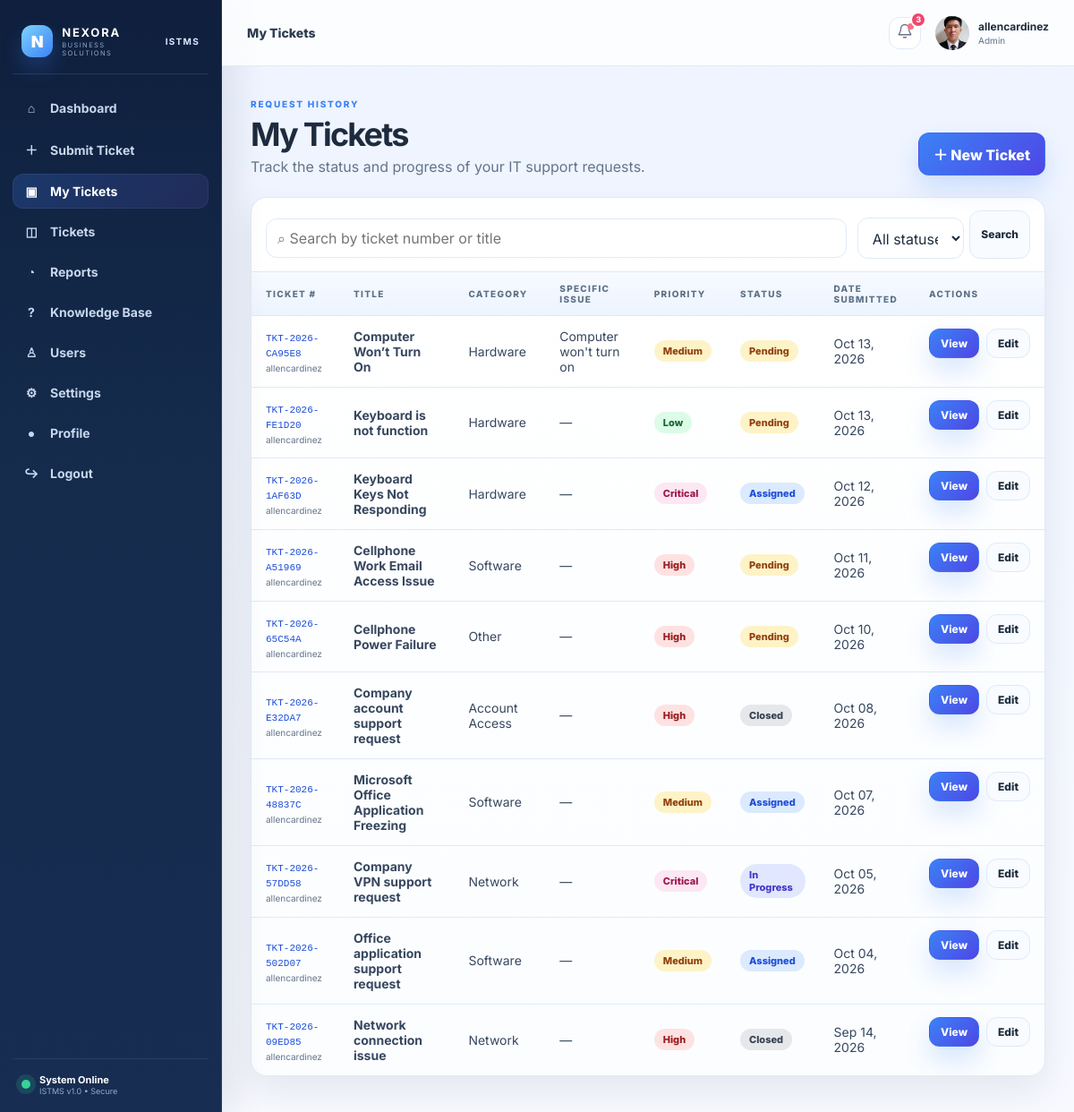
/my-tickets/ (signed in), run on the app's committed database.
### tickets/models.py (models this page shows, shortened)
class Profile(models.Model):
    DEPARTMENT_CHOICES = [
        ("Information Technology", "Information Technology"),
        ("IT Support Services", "IT Support Services"),
        ("Network and Infrastructure", "Network and Infrastructure"),
        ("Human Resources", "Human Resources"),
        ("Operations", "Operations"),
    ]
    ROLE_CHOICES = [
        ("user", "User"),
        ("admin", "Admin"),
    ]
    user = models.OneToOneField(User, on_delete=models.CASCADE)
    role = models.CharField(max_length=20, choices=ROLE_CHOICES, default="user")
    department = models.CharField(max_length=100, blank=True, choices=DEPARTMENT_CHOICES)
    user_identifier = models.CharField(max_length=50, blank=True, verbose_name="User ID")
    avatar_initials = models.CharField(max_length=5, blank=True)
    profile_picture = models.FileField(upload_to="profile_pictures/", blank=True)
    def get_role_display(self):
        return "Admin" if self.role in {"admin", "manager"} or self.user.is_superuser else "User"

class Ticket(models.Model):
    PRIORITIES = [
        ("low", "Low"),
        ("medium", "Medium"),
        ("high", "High"),
        ("critical", "Critical"),
    ]
    STATUSES = [
        ("pending", "Pending"),
        ("assigned", "Assigned"),
        ("in_progress", "In Progress"),
        ("resolved", "Resolved"),
        ("closed", "Closed"),
    ]
    ticket_number = models.CharField(max_length=30, unique=True, blank=True)
    title = models.CharField(max_length=200)
    description = models.TextField()
    category = models.ForeignKey(Category, on_delete=models.PROTECT)
    issue_type = models.CharField(max_length=120, blank=True)
    priority = models.CharField(max_length=20, choices=PRIORITIES, default="medium")
    status = models.CharField(max_length=20, choices=STATUSES, default="pending")
    submitted_by = models.ForeignKey(User, on_delete=models.CASCADE, related_name="submitted_tickets")
    assigned_to = models.ForeignKey(User, on_delete=models.SET_NULL, null=True, blank=True, related_name="assigned_tickets")
    device_system = models.CharField(max_length=120, blank=True)
    location = models.CharField(max_length=150, blank=True)
    attachment = models.FileField(upload_to="ticket_files/", blank=True, null=True)
    resolution = models.TextField(blank=True)
    created_at = models.DateTimeField(auto_now_add=True)
    updated_at = models.DateTimeField(auto_now=True)
    resolved_at = models.DateTimeField(null=True, blank=True)
    class Meta:
        ordering = ["-created_at"]

class Category(models.Model):
    name = models.CharField(max_length=80)
    description = models.CharField(max_length=200, blank=True)

### tickets/views.py (the view)
# urls.py: path("my-tickets/", views.my_tickets, name="my_tickets"),
@login_required
def my_tickets(request):
    tickets = Ticket.objects.filter(submitted_by=request.user).select_related("category", "submitted_by", "assigned_to")
    status_filter = request.GET.get("status", "all")
    valid_statuses = {value for value, _label in Ticket.STATUSES}
    if status_filter not in valid_statuses | {"all", "completed"}:
        status_filter = "all"
    search_query = request.GET.get("q", "").strip()
    if status_filter == "completed":
        tickets = tickets.filter(status__in=["resolved", "closed"])
    elif status_filter != "all":
        tickets = tickets.filter(status=status_filter)
    if search_query:
        tickets = tickets.filter(Q(ticket_number__icontains=search_query) | Q(title__icontains=search_query))
    return render(request, "tickets/my_tickets.html", {
        "tickets": tickets,
        "status_filter": status_filter,
        "search_query": search_query,
    })

### tickets/context_processors.py (called while the page is built)
def notification_context(request):
    if not request.user.is_authenticated:
        return {"notifications": [], "unread_notification_count": 0}
    user_notifications = request.user.notifications.select_related("ticket", "ticket__submitted_by")
    return {
        "notifications": user_notifications[:8],
        "unread_notification_count": user_notifications.filter(read_at__isnull=True).count(),
    }

### tickets/templates/tickets/my_tickets.html (shortened to what this page needs)
{% extends 'tickets/base.html' %}{% block title %}My Tickets{% endblock %}{% block page_label %}My Tickets{% endblock %}
{% block content %}
<div class="page-heading"><div><span class="eyebrow">REQUEST HISTORY</span><h1>My Tickets</h1><p>Track the status and progress of your IT support requests.</p></div><a class="btn primary" href="{% url 'submit_ticket' %}">＋ New Ticket</a></div>
<div class="table-card"><form class="table-toolbar" method="get" action="{% url 'my_tickets' %}"><input class="search-static" name="q" type="search" aria-label="Search by ticket number or title" placeholder="⌕ Search by ticket number or title" value="{{ search_query }}"><div class="toolbar-actions"><select class="form-control" name="status" aria-label="Filter tickets by status" onchange="this.form.requestSubmit()"><option value="all" {% if status_filter == 'all' %}selected{% endif %}>All statuses</option></select><button class="btn small ghost" type="submit">Search</button></div></form>
<table id="ticketTable"><thead><tr><th>Ticket #</th><th>Title</th><th>Category</th><th>Specific Issue</th><th>Priority</th><th>Status</th><th>Date Submitted</th><th>Actions</th></tr></thead><tbody>
{% for t in tickets %}<tr><td><a class="mono" href="{% url 'ticket_detail' t.pk %}">{{t.ticket_number}}</a><small class="ticket-requester">{{t.submitted_by.get_full_name|default:t.submitted_by.username}}</small></td><td><a href="{% url 'ticket_detail' t.pk %}"><strong>{{t.title}}</strong></a></td><td>{{t.category.name}}</td><td>{{t.issue_type|default:"—"}}</td><td><span class="badge {{t.priority}}">{{t.get_priority_display}}</span></td><td><span class="status {{t.status}}">{{t.get_status_display}}</span></td><td>{{t.created_at|date:"M d, Y"}}</td><td style="display:flex;gap:0.5rem;justify-content:flex-end;"><a class="btn small primary" href="{% url 'ticket_detail' t.pk %}">View</a>{% if t.status == 'pending' or t.status == 'assigned' or t.status == 'in_progress' or t.status == 'resolved' or t.status == 'closed' %}<a class="btn small ghost" href="{% url 'ticket_edit' t.pk %}">Edit</a>{% endif %}</td></tr>
{% empty %}<tr><td colspan="8" class="empty">No tickets submitted yet.</td></tr>{% endfor %}
</tbody></table></div>
{% endblock %}

### tickets/templates/tickets/base.html (shortened to what this page needs)
{% load static %}
<!DOCTYPE html>
<html lang="en">
<head>
<link rel="stylesheet" href="{% static 'tickets/css/style.css' %}?v=10">
</head>
<body>
<div class="app-shell">
  <aside class="sidebar" id="sidebar">
    <div class="brand">
      <div class="brand-mark">N</div>
      <div><strong>NEXORA</strong><span>BUSINESS SOLUTIONS</span></div>
      <b class="brand-divider">ISTMS</b>
    </div>
    <nav class="nav">
      <a href="{% url 'dashboard' %}" class="{% if request.resolver_match.url_name == 'dashboard' %}active{% endif %}"><span>⌂</span>Dashboard</a>
      <a href="{% url 'submit_ticket' %}" class="{% if request.resolver_match.url_name == 'submit_ticket' %}active{% endif %}"><span>＋</span>Submit Ticket</a>
      <a href="{% url 'my_tickets' %}" class="{% if request.resolver_match.url_name == 'my_tickets' %}active{% endif %}"><span>▣</span>My Tickets</a>
      {% if request.user.profile.role == 'admin' or request.user.profile.role == 'manager' or request.user.is_superuser %}
      <a href="{% url 'all_tickets' %}" class="{% if request.resolver_match.url_name == 'all_tickets' %}active{% endif %}"><span>◫</span>Tickets</a>
      {% endif %}
      {% if request.user.profile.role == 'admin' or request.user.profile.role == 'manager' or request.user.is_superuser %}
      <a href="{% url 'reports' %}" class="{% if request.resolver_match.url_name == 'reports' %}active{% endif %}"><span>◔</span>Reports</a>
      {% endif %}
      <a href="{% url 'knowledge_base' %}" class="{% if request.resolver_match.url_name == 'knowledge_base' %}active{% endif %}"><span>?</span>Knowledge Base</a>
      {% if request.user.profile.role == 'admin' or request.user.profile.role == 'manager' or request.user.is_superuser %}
      <a href="{% url 'user_management' %}" class="{% if request.resolver_match.url_name == 'user_management' %}active{% endif %}"><span>♙</span>Users</a>
      <a href="{% url 'settings_page' %}" class="{% if request.resolver_match.url_name == 'settings_page' %}active{% endif %}"><span>⚙</span>Settings</a>
      {% endif %}
      <a href="{% url 'profile' %}" class="{% if request.resolver_match.url_name == 'profile' %}active{% endif %}"><span>●</span>Profile</a>
      <a href="{% url 'logout' %}"><span>↪</span>Logout</a>
    </nav>
    <div class="sidebar-footer">
      <div class="mini-status"></div>
      <div><strong>System Online</strong><small>ISTMS v1.0 • Secure</small></div>
    </div>
  </aside>
  <main class="main">
    <header class="topbar">
      <div class="top-title">{% block page_label %}IT Support Management{% endblock %}</div>
      <div class="top-actions">
        <div class="notification-wrap" id="notificationWrap" data-feed-url="{% url 'notifications_feed' %}">
          <button class="icon-btn notification-toggle" id="notificationToggle" type="button" title="Notifications" aria-label="Notifications" aria-expanded="false" aria-controls="notificationPanel">
            <svg viewBox="0 0 24 24" width="18" height="18" fill="none" stroke="currentColor" stroke-width="1.8" stroke-linecap="round" stroke-linejoin="round" aria-hidden="true"><path d="M18 8a6 6 0 0 0-12 0c0 7-3 7-3 9h18c0-2-3-2-3-9"/><path d="M10 21h4"/></svg>
            <i id="notificationDot"{% if not unread_notification_count %} hidden{% endif %}></i>
            <span class="notification-count" id="notificationCount"{% if not unread_notification_count %} hidden{% endif %}>{{ unread_notification_count }}</span>
          </button>
        </div>
        <a class="user-menu" href="{% url 'profile_edit' %}" aria-label="Edit your profile" title="Edit profile">
          {% if request.user.profile.profile_picture %}<img class="avatar" src="{{ request.user.profile.profile_picture.url }}" alt="Profile picture">{% else %}<div class="avatar">{{ request.user.first_name|first|default:request.user.username|first|upper }}{{ request.user.last_name|first|upper }}</div>{% endif %}
          <div class="user-meta"><strong>{{ request.user.get_full_name|default:request.user.username }}</strong><span>{{ request.user.profile.get_role_display }}</span></div>
        </a>
      </div>
    </header>
    <section class="content">
      {% block content %}{% endblock %}
    </section>
  </main>
</div>
</body>
</html>

### data on the page
Ticket: ticket_number "TKT-2026-CA95E8", submitted_by.get_full_name "allencardinez", title "Computer Won’t Turn On", category.name "Hardware", issue_type "Computer won't turn on", priority "Medium", status "Pending", created_at "Oct 13, 2026", shows "Edit"
Ticket: ticket_number "TKT-2026-FE1D20", submitted_by.get_full_name "allencardinez", title "Keyboard is not function", category.name "Hardware", issue_type "—", priority "Low", status "Pending", created_at "Oct 13, 2026", shows "Edit"
Ticket: ticket_number "TKT-2026-1AF63D", submitted_by.get_full_name "allencardinez", title "Keyboard Keys Not Responding", category.name "Hardware", issue_type "—", priority "Critical", status "Assigned", created_at "Oct 12, 2026", shows "Edit"
Ticket: ticket_number "TKT-2026-A51969", submitted_by.get_full_name "allencardinez", title "Cellphone Work Email Access Issue", category.name "Software", issue_type "—", priority "High", status "Pending", created_at "Oct 11, 2026", shows "Edit"
Ticket: ticket_number "TKT-2026-65C54A", submitted_by.get_full_name "allencardinez", title "Cellphone Power Failure", category.name "Other", issue_type "—", priority "High", status "Pending", created_at "Oct 10, 2026", shows "Edit"
Ticket: ticket_number "TKT-2026-E32DA7", submitted_by.get_full_name "allencardinez", title "Company account support request", category.name "Account Access", issue_type "—", priority "High", status "Closed", created_at "Oct 08, 2026", shows "Edit"
Ticket: ticket_number "TKT-2026-48837C", submitted_by.get_full_name "allencardinez", title "Microsoft Office Application Freezing", category.name "Software", issue_type "—", priority "Medium", status "Assigned", created_at "Oct 07, 2026", shows "Edit"
Ticket: ticket_number "TKT-2026-57DD58", submitted_by.get_full_name "allencardinez", title "Company VPN support request", category.name "Network", issue_type "—", priority "Critical", status "In Progress", created_at "Oct 05, 2026", shows "Edit"
Ticket: ticket_number "TKT-2026-502D07", submitted_by.get_full_name "allencardinez", title "Office application support request", category.name "Software", issue_type "—", priority "Medium", status "Assigned", created_at "Oct 04, 2026", shows "Edit"
Ticket: ticket_number "TKT-2026-09ED85", submitted_by.get_full_name "allencardinez", title "Network connection issue", category.name "Network", issue_type "—", priority "High", status "Closed", created_at "Sep 14, 2026", shows "Edit"

### other printed values
{{ unread_notification_count }} "3"
{{ request.user.get_full_name|default:request.user.username }} "allencardinez"
{{ request.user.profile.get_role_display }} "Admin"
